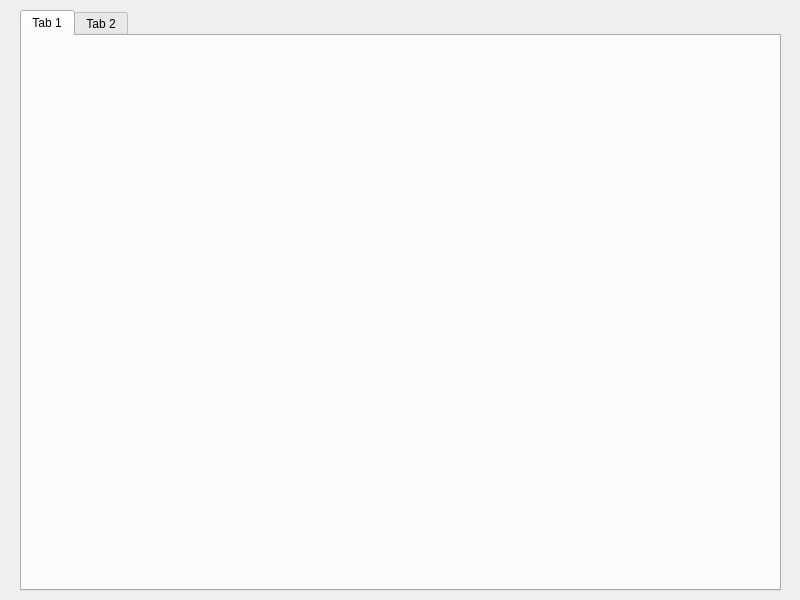
<?xml version="1.0" encoding="UTF-8"?>
<ui version="4.0">
 <class>Widget</class>
 <widget class="QWidget" name="Widget">
  <property name="geometry">
   <rect>
    <x>0</x>
    <y>0</y>
    <width>800</width>
    <height>600</height>
   </rect>
  </property>
  <property name="windowTitle">
   <string>Widget</string>
  </property>
  <widget class="QTabWidget" name="m_tabWidget">
   <property name="geometry">
    <rect>
     <x>20</x>
     <y>10</y>
     <width>761</width>
     <height>581</height>
    </rect>
   </property>
   <widget class="QWidget" name="tab">
    <attribute name="title">
     <string>Tab 1</string>
    </attribute>
   </widget>
   <widget class="QWidget" name="tab_2">
    <attribute name="title">
     <string>Tab 2</string>
    </attribute>
   </widget>
  </widget>
 </widget>
 <resources/>
 <connections/>
</ui>
